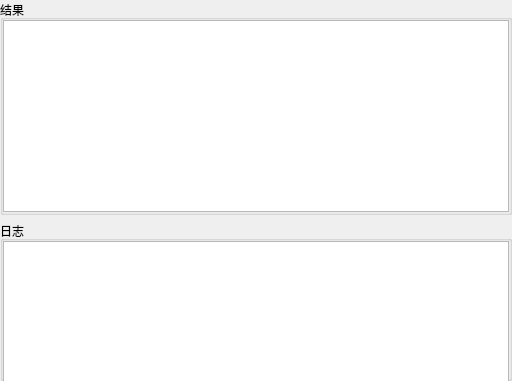
        <widget class="QFrame" name="frame_result_log">
         <property name="frameShape">
          <enum>QFrame::NoFrame</enum>
         </property>
         <property name="frameShadow">
          <enum>QFrame::Raised</enum>
         </property>
         <property name="lineWidth">
          <number>0</number>
         </property>
         <layout class="QVBoxLayout" name="verticalLayout_13">
          <property name="spacing">
           <number>6</number>
          </property>
          <property name="leftMargin">
           <number>0</number>
          </property>
          <property name="topMargin">
           <number>0</number>
          </property>
          <property name="rightMargin">
           <number>0</number>
          </property>
          <property name="bottomMargin">
           <number>0</number>
          </property>
          <item>
           <widget class="QGroupBox" name="sd_result_groupBox">
            <property name="minimumSize">
             <size>
              <width>512</width>
              <height>0</height>
             </size>
            </property>
            <property name="title">
             <string>结果</string>
            </property>
            <layout class="QVBoxLayout" name="verticalLayout_11">
             <property name="spacing">
              <number>3</number>
             </property>
             <property name="leftMargin">
              <number>0</number>
             </property>
             <property name="topMargin">
              <number>0</number>
             </property>
             <property name="rightMargin">
              <number>0</number>
             </property>
             <property name="bottomMargin">
              <number>0</number>
             </property>
             <item>
              <widget class="QTextEdit" name="sd_result">
               <property name="lineWidth">
                <number>0</number>
               </property>
               <property name="readOnly">
                <bool>false</bool>
               </property>
              </widget>
             </item>
            </layout>
           </widget>
          </item>
          <item>
           <widget class="QGroupBox" name="sd_log_groupBox">
            <property name="minimumSize">
             <size>
              <width>0</width>
              <height>160</height>
             </size>
            </property>
            <property name="maximumSize">
             <size>
              <width>16777215</width>
              <height>160</height>
             </size>
            </property>
            <property name="title">
             <string>日志</string>
            </property>
            <layout class="QHBoxLayout" name="horizontalLayout_25">
             <property name="spacing">
              <number>3</number>
             </property>
             <property name="leftMargin">
              <number>0</number>
             </property>
             <property name="topMargin">
              <number>0</number>
             </property>
             <property name="rightMargin">
              <number>0</number>
             </property>
             <property name="bottomMargin">
              <number>0</number>
             </property>
             <item>
              <widget class="QPlainTextEdit" name="sd_log">
               <property name="minimumSize">
                <size>
                 <width>0</width>
                 <height>150</height>
                </size>
               </property>
               <property name="maximumSize">
                <size>
                 <width>16777215</width>
                 <height>150</height>
                </size>
               </property>
               <property name="lineWidth">
                <number>0</number>
               </property>
               <property name="readOnly">
                <bool>true</bool>
               </property>
               <property name="plainText">
                <string/>
               </property>
              </widget>
             </item>
            </layout>
           </widget>
          </item>
         </layout>
        </widget>
